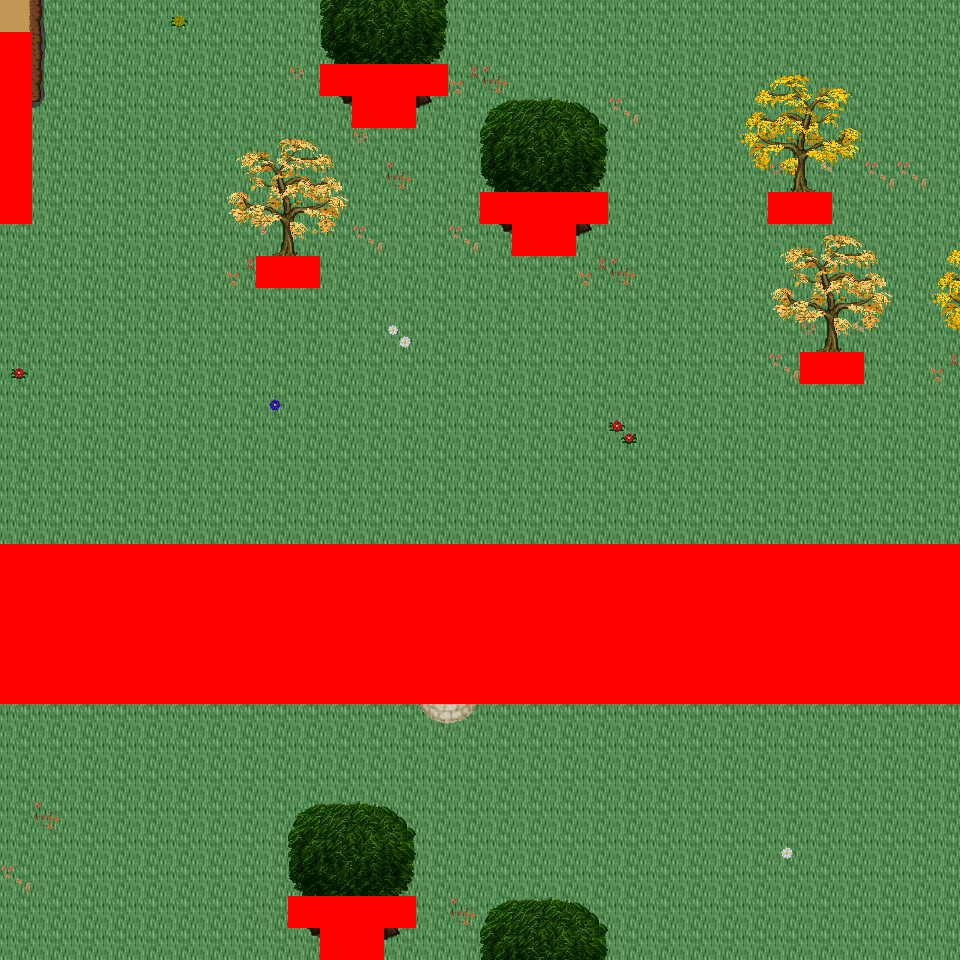

A 2D game scene composited from a Tiled map and its tileset images. What follows is a short description and the map's XML, with each tile layer's data collapsed to a summary:
An orthogonal 30x30 tile map with 32x32 px tiles, 6 tile layers (Ground, Object, Object2, Above, ...), 42 tilesets and 8 objects (8x mapExit).

<map version="1.0" orientation="orthogonal" renderorder="right-down" width="30" height="30" tilewidth="32" tileheight="32" nextobjectid="9">
  <tileset firstgid="1" name="tileset_logic_collision" tilewidth="32" tileheight="32" tilecount="1" columns="1">
    <image source="../drawable/tileset_logic_collision.png" width="32" height="32" />
  </tileset>
  <tileset firstgid="2" name="tileset_ground_ground" tilewidth="32" tileheight="32" tilecount="33" columns="3">
    <image source="../drawable/tileset_ground_ground.png" width="96" height="352" />
  </tileset>
  <tileset firstgid="35" name="tileset_building_castle" tilewidth="32" tileheight="32" tilecount="320" columns="20">
    <image source="../drawable/tileset_building_castle.png" width="640" height="512" />
  </tileset>
  <tileset firstgid="355" name="tileset_item_weapon_cannon" tilewidth="32" tileheight="32" tilecount="12" columns="3">
    <image source="../drawable/tileset_item_weapon_cannon.png" width="96" height="128" />
  </tileset>
  <tileset firstgid="367" name="tileset_item_pot_barrels_1" tilewidth="32" tileheight="32" tilecount="8" columns="4">
    <image source="../drawable/tileset_item_pot_barrels_1.png" width="128" height="64" />
  </tileset>
  <tileset firstgid="375" name="tileset_ground_water_pool" tilewidth="32" tileheight="32" tilecount="72" columns="3">
    <image source="../drawable/tileset_ground_water_pool.png" width="96" height="768" />
  </tileset>
  <tileset firstgid="447" name="tileset_ground_earth_edges" tilewidth="32" tileheight="32" tilecount="18" columns="6">
    <image source="../drawable/tileset_ground_earth_edges.png" width="192" height="96" />
  </tileset>
  <tileset firstgid="465" name="tileset_ground_grass_edges" tilewidth="32" tileheight="32" tilecount="36" columns="12">
    <image source="../drawable/tileset_ground_grass_edges.png" width="384" height="96" />
  </tileset>
  <tileset firstgid="501" name="tileset_ground_grass_corners" tilewidth="32" tileheight="32" tilecount="24" columns="6">
    <image source="../drawable/tileset_ground_grass_corners.png" width="192" height="128" />
  </tileset>
  <tileset firstgid="525" name="tileset_plant_tree_tree_darkgreen" tilewidth="32" tileheight="32" tilecount="88" columns="8">
    <image source="../drawable/tileset_plant_tree_tree_darkgreen.png" width="256" height="352" />
  </tileset>
  <tileset firstgid="613" name="tileset_plant_stump_stump_vertical" tilewidth="32" tileheight="32" tilecount="1" columns="1">
    <image source="../drawable/tileset_plant_stump_stump_vertical.png" width="32" height="32" />
  </tileset>
  <tileset firstgid="614" name="tileset_building_decoration_pool" tilewidth="32" tileheight="32" tilecount="9" columns="3">
    <image source="../drawable/tileset_building_decoration_pool.png" width="96" height="96" />
  </tileset>
  <tileset firstgid="623" name="tileset_plant_vine" tilewidth="32" tileheight="32" tilecount="3" columns="1">
    <image source="../drawable/tileset_plant_vine.png" width="32" height="96" />
  </tileset>
  <tileset firstgid="626" name="tileset_plant_flower_leafy_daisy_red" tilewidth="32" tileheight="32" tilecount="8" columns="2">
    <image source="../drawable/tileset_plant_flower_leafy_daisy_red.png" width="64" height="128" />
  </tileset>
  <tileset firstgid="634" name="tileset_plant_flower_daisy_blue" tilewidth="32" tileheight="32" tilecount="8" columns="2">
    <image source="../drawable/tileset_plant_flower_daisy_blue.png" width="64" height="128" />
  </tileset>
  <tileset firstgid="642" name="tileset_plant_flower_daisy_white" tilewidth="32" tileheight="32" tilecount="8" columns="2">
    <image source="../drawable/tileset_plant_flower_daisy_white.png" width="64" height="128" />
  </tileset>
  <tileset firstgid="650" name="tileset_plant_flower_leafy_daisy_yellow" tilewidth="32" tileheight="32" tilecount="8" columns="2">
    <image source="../drawable/tileset_plant_flower_leafy_daisy_yellow.png" width="64" height="128" />
  </tileset>
  <tileset firstgid="658" name="tileset_plant_flower_foxgloves" tilewidth="32" tileheight="32" tilecount="4" columns="2">
    <image source="../drawable/tileset_plant_flower_foxgloves.png" width="64" height="64" />
  </tileset>
  <tileset firstgid="662" name="tileset_plant_tree_locust_tree" tilewidth="32" tileheight="32" tilecount="20" columns="4">
    <image source="../drawable/tileset_plant_tree_locust_tree.png" width="128" height="160" />
  </tileset>
  <tileset firstgid="682" name="tileset_furniture_chair_bench_iron" tilewidth="32" tileheight="32" tilecount="4" columns="2">
    <image source="../drawable/tileset_furniture_chair_bench_iron.png" width="64" height="64" />
  </tileset>
  <tileset firstgid="686" name="tileset_item_statue_seahorse" tilewidth="32" tileheight="32" tilecount="12" columns="4">
    <image source="../drawable/tileset_item_statue_seahorse.png" width="128" height="96" />
  </tileset>
  <tileset firstgid="698" name="tileset_building_decoration_chimney_brown_stacks" tilewidth="32" tileheight="32" tilecount="2" columns="1">
    <image source="../drawable/tileset_building_decoration_chimney_brown_stacks.png" width="32" height="64" />
  </tileset>
  <tileset firstgid="700" name="tileset_plant_flower_small_flower_bed_2" tilewidth="32" tileheight="32" tilecount="12" columns="3">
    <image source="../drawable/tileset_plant_flower_small_flower_bed_2.png" width="96" height="128" />
  </tileset>
  <tileset firstgid="712" name="tileset_plant_flower_flower_bed_1" tilewidth="32" tileheight="32" tilecount="35" columns="7">
    <image source="../drawable/tileset_plant_flower_flower_bed_1.png" width="224" height="160" />
  </tileset>
  <tileset firstgid="747" name="tileset_plant_flower_pointed_yellow" tilewidth="32" tileheight="32" tilecount="2" columns="2">
    <image source="../drawable/tileset_plant_flower_pointed_yellow.png" width="64" height="32" />
  </tileset>
  <tileset firstgid="749" name="tileset_plant_flower_red_white" tilewidth="32" tileheight="32" tilecount="16" columns="4">
    <image source="../drawable/tileset_plant_flower_red_white.png" width="128" height="128" />
  </tileset>
  <tileset firstgid="765" name="tileset_building_decoration_chimney" tilewidth="32" tileheight="32" tilecount="2" columns="1">
    <image source="../drawable/tileset_building_decoration_chimney.png" width="32" height="64" />
  </tileset>
  <tileset firstgid="767" name="tileset_furniture_light_lamp_blue" tilewidth="32" tileheight="32" tilecount="3" columns="1">
    <image source="../drawable/tileset_furniture_light_lamp_blue.png" width="32" height="96" />
  </tileset>
  <tileset firstgid="770" name="tileset_light_dim_light_7x5" tilewidth="32" tileheight="32" tilecount="35" columns="7">
    <image source="../drawable/tileset_light_dim_light_7x5.png" width="224" height="160" />
  </tileset>
  <tileset firstgid="805" name="tileset_plant_tree_fall_trees" tilewidth="32" tileheight="32" tilecount="40" columns="8">
    <image source="../drawable/tileset_plant_tree_fall_trees.png" width="256" height="160" />
  </tileset>
  <tileset firstgid="845" name="tileset_logic_item_resources" tilewidth="32" tileheight="32" tilecount="6" columns="6">
    <image source="../drawable/tileset_logic_item_resources.png" width="192" height="32" />
  </tileset>
  <tileset firstgid="851" name="tileset_logic_item_mushroom" tilewidth="32" tileheight="32" tilecount="6" columns="6">
    <image source="../drawable/tileset_logic_item_mushroom.png" width="192" height="32" />
  </tileset>
  <tileset firstgid="857" name="tileset_logic_creature_animal" tilewidth="32" tileheight="32" tilecount="32" columns="8">
    <image source="../drawable/tileset_logic_creature_animal.png" width="256" height="128" />
  </tileset>
  <tileset firstgid="889" name="tileset_plant_leaves" tilewidth="32" tileheight="32" tilecount="8" columns="4">
    <image source="../drawable/tileset_plant_leaves.png" width="128" height="64" />
  </tileset>
  <tileset firstgid="897" name="tileset_plant_flower_planted_containers" tilewidth="32" tileheight="32" tilecount="16" columns="4">
    <image source="../drawable/tileset_plant_flower_planted_containers.png" width="128" height="128" />
  </tileset>
  <tileset firstgid="913" name="tileset_building_decoration_banner" tilewidth="32" tileheight="32" tilecount="12" columns="1">
    <image source="../drawable/tileset_building_decoration_banner.png" width="32" height="384" />
  </tileset>
  <tileset firstgid="925" name="tileset_building_cottage" tilewidth="32" tileheight="32" tilecount="256" columns="16">
    <image source="../drawable/tileset_building_cottage.png" width="512" height="512" />
  </tileset>
  <tileset firstgid="1181" name="tileset_logic_portal" tilewidth="32" tileheight="32" tilecount="24" columns="8">
    <image source="../drawable/tileset_logic_portal.png" width="256" height="96" />
  </tileset>
  <tileset firstgid="1205" name="tileset_building_door_doors" tilewidth="32" tileheight="32" tilecount="256" columns="16">
    <image source="../drawable/tileset_building_door_doors.png" width="512" height="512" />
  </tileset>
  <tileset firstgid="1461" name="tileset_building_roof_thatched_roof" tilewidth="32" tileheight="32" tilecount="256" columns="16">
    <image source="../drawable/tileset_building_roof_thatched_roof.png" width="512" height="512" />
  </tileset>
  <tileset firstgid="1717" name="tileset_building_window_windows" tilewidth="32" tileheight="32" tilecount="256" columns="16">
    <image source="../drawable/tileset_building_window_windows.png" width="512" height="512" />
  </tileset>
  <tileset firstgid="1973" name="tileset_ground_ground_3" tilewidth="32" tileheight="32" tilecount="5" columns="5">
    <image source="../drawable/tileset_ground_ground_3.png" width="160" height="32" />
  </tileset>
  <layer name="Ground" width="30" height="30">
    <data>[900 cells, 896 non-empty, 4 distinct tile ids]</data>
  </layer>
  <layer name="Object" width="30" height="30">
    <data>[900 cells, 110 non-empty, 35 distinct tile ids]</data>
  </layer>
  <layer name="Object2" width="30" height="30">
    <data>[900 cells, 43 non-empty, 16 distinct tile ids]</data>
  </layer>
  <layer name="Above" width="30" height="30">
    <data>[900 cells, 100 non-empty, 50 distinct tile ids]</data>
  </layer>
  <layer name="Above2" width="30" height="30">
    <data>[900 cells, 2 non-empty, 1 distinct tile ids]</data>
  </layer>
  <layer name="Walkable" width="30" height="30">
    <data>[900 cells, 180 non-empty, 1 distinct tile ids]</data>
  </layer>
  <objectgroup name="MapEvents">
    <object id="1" name="north" type="mapExit" x="0" y="0" width="960" height="32">
      <properties>
        <property name="map" value="level_0_x3_y60" />
        <property name="x" value="0" />
        <property name="y" value="28" />
      </properties>
    </object>
    <object id="2" name="south" type="mapExit" x="0" y="928" width="320" height="32">
      <properties>
        <property name="map" value="level_0_x3_y62" />
        <property name="x" value="0" />
        <property name="y" value="1" />
      </properties>
    </object>
    <object id="3" name="south2" type="mapExit" x="384" y="928" width="576" height="32">
      <properties>
        <property name="map" value="level_0_x3_y62" />
        <property name="x" value="12" />
        <property name="y" value="1" />
      </properties>
    </object>
    <object id="4" name="west" type="mapExit" x="0" y="0" width="32" height="32">
      <properties>
        <property name="map" value="level_0_x2_y61" />
        <property name="x" value="28" />
        <property name="y" value="0" />
      </properties>
    </object>
    <object id="5" name="west2" type="mapExit" x="0" y="224" width="32" height="320">
      <properties>
        <property name="map" value="level_0_x2_y61" />
        <property name="x" value="28" />
        <property name="y" value="7" />
      </properties>
    </object>
    <object id="6" name="west3" type="mapExit" x="0" y="704" width="32" height="256">
      <properties>
        <property name="map" value="level_0_x2_y61" />
        <property name="x" value="28" />
        <property name="y" value="22" />
      </properties>
    </object>
    <object id="7" name="east" type="mapExit" x="928" y="0" width="32" height="544">
      <properties>
        <property name="map" value="level_0_x4_y61" />
        <property name="x" value="1" />
        <property name="y" value="0" />
      </properties>
    </object>
    <object id="8" name="east2" type="mapExit" x="928" y="704" width="32" height="256">
      <properties>
        <property name="map" value="level_0_x4_y61" />
        <property name="x" value="1" />
        <property name="y" value="22" />
      </properties>
    </object>
  </objectgroup>
</map>
